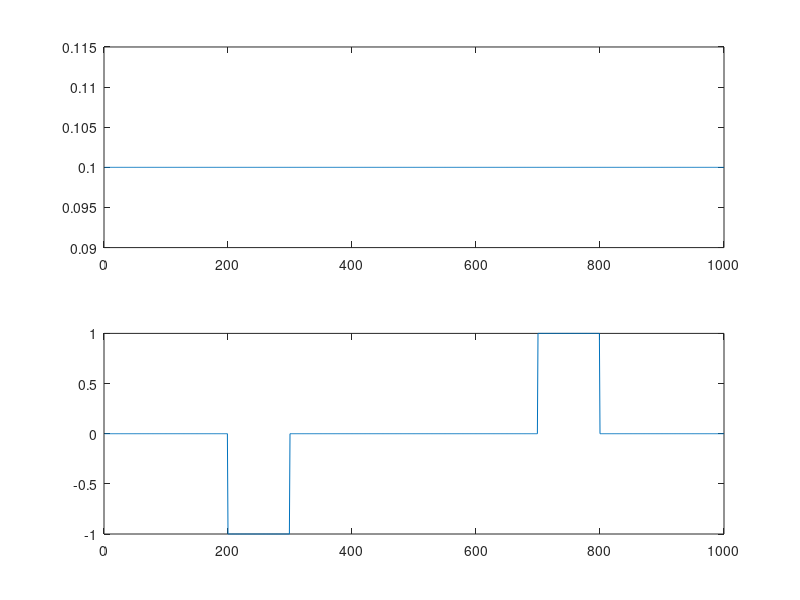

This figure's MATLAB source: (Note: this script raises an error after producing the figure.)
clc;
clear('all');

k     = 10;
u0    = @(x) exp(-(k*x).^2);
u0bar = @(x,dx) sqrt(pi)*(erf(k*(x+dx/2))-erf(k*(x-dx/2)))./(2*k*dx);

x    = linspace(-1,1,1E3);
xAvg = linspace(-1,1,100);
xMid = (xAvg(2:end) + xAvg(1:end-1))/2;
xDel =  xAvg(2:end) - xAvg(1:end-1)   ;
plot(x,u0(x),xMid,u0bar(xMid,xDel),'ro');


Ncv      = 1000                             ;
xEdges   = linspace(-1,1,Ncv+1)'            ;
xDeltas  = xEdges(2:end) - xEdges(1:end-1)  ;
xCenters = xEdges(1:end-1) + xDeltas/2      ;

% Build the connectivity matrix
Ones = ones(1,Ncv-1);
I = [2:Ncv , 2:Ncv      , 1 , 1   ];
J = [2:Ncv , 1:(Ncv-1)  , 1 , Ncv ];
S = [Ones  , -Ones      , 1 , -1  ];
C = sparse(I,J,S);

D = zeros(Ncv,1);
D((xCenters>-0.6)&(xCenters<-0.4)) = +1;
D((xCenters<+0.6)&(xCenters>+0.4)) = -1;

plot(D)

NotDone = true;
q = 1/10*ones(Ncv,1);

C      = C(2:end,1:end);
Cprime = C              ;
Cprime(end+1,1) = 1;

while NotDone

    R  = [C*q - D(2:end) ; 0];
    
    subplot(2,1,1);
    plot(q);
    subplot(2,1,2);
    plot(R);
    
    dq = -Cprime\R;
    q  = q + dq;
    
    Show(norm(dq,1)/norm(q,1),'%+25.16E');
end


